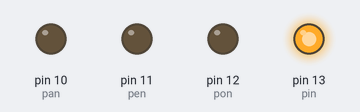
This sketch was run on a simulated Arduino Uno, built with avr-gcc and run on an emulated ATmega328P. Parts: output pins drawn as LEDs (lit = HIGH).

Above: at 0.2 s.
At 3.2 s:
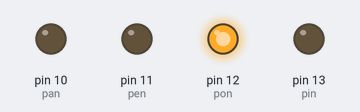
At 5.2 s:
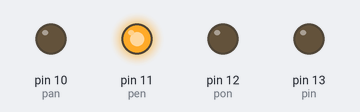
At 6.5 s:
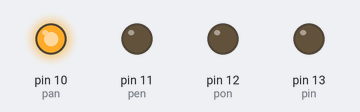
At 7.5 s:
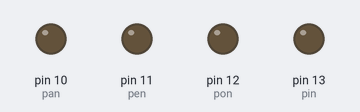
At 9.0 s:
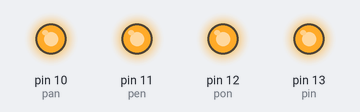
Timing chart, 0 to 13.0 s (numbered marks = the images above):
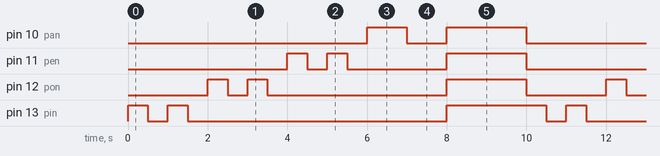

The sketch:

LED_AUDIT.ino
```cpp
const int pin = 13;
const int pon = 12;
const int pen = 11;
const int pan = 10;

void setup() {
  // put your setup code here, to run once:
pinMode(pin, OUTPUT);
pinMode(pon, OUTPUT);
pinMode(pen, OUTPUT);
pinMode(pan, OUTPUT);

}

void loop() {
  // put your main code here, to run repeatedly:
//digitalWrite(pin, LOW);
/*if (pin == HIGH {
  digitalWrite(pin, HIGH);
  delay(500);
}*/

//RELAY 1
digitalWrite(pin, LOW);
digitalWrite(pen, LOW);
digitalWrite(pon, LOW);
digitalWrite(pan, LOW);
/*
digitalWrite(pin, HIGH);
delay(500);
digitalWrite(pin, LOW);
delay(100);
// relay 2
digitalWrite(pon, HIGH);
delay(500);
digitalWrite(pon, LOW);
delay(100);
// relay 3
digitalWrite(pen, HIGH);
delay(500);
digitalWrite(pen, LOW);
delay(100);


// relay 1.
digitalWrite(pin, HIGH);
delay(400);
digitalWrite(pin, LOW);
delay(100);

// relay 2 .
digitalWrite(pon, HIGH);
delay(400);
digitalWrite(pon, LOW);
delay(100);

//relay 3
digitalWrite(pen, HIGH);
delay(400);
digitalWrite(pen, LOW);
delay(100);


// relay 1..
digitalWrite(pin, HIGH);
delay(300);
digitalWrite(pin, LOW);
delay(100);


// relay 2..
digitalWrite(pon, HIGH);
delay(300);
digitalWrite(pon, LOW);
delay(100);


// relay 3..
digitalWrite(pen, HIGH);
delay(300);
digitalWrite(pen, LOW);
delay(100);


// relay 1..
digitalWrite(pin, HIGH);
delay(200);
digitalWrite(pin, LOW);
delay(100);


// relay 2..
digitalWrite(pon, HIGH);
delay(200);
digitalWrite(pon, LOW);
delay(100);


// relay 3..
digitalWrite(pen, HIGH);
delay(200);
digitalWrite(pen, LOW);
delay(100);


// relay 1..
digitalWrite(pin, HIGH);
delay(150);
digitalWrite(pin, LOW);
delay(100);


// relay 2..
digitalWrite(pon, HIGH);
delay(100);
digitalWrite(pon, LOW);
delay(100);


// relay 3..
digitalWrite(pen, HIGH);
delay(100);
digitalWrite(pen, LOW);
delay(100);
*/


digitalWrite(pin, HIGH);
delay(500);
digitalWrite(pin, LOW);
delay(500);
digitalWrite(pin, HIGH);
delay(500);
digitalWrite(pin, LOW);
delay(500);


digitalWrite(pon, HIGH);
delay(500);
digitalWrite(pon, LOW);
delay(500);
digitalWrite(pon, HIGH);
delay(500);
digitalWrite(pon, LOW);
delay(500);


digitalWrite(pen, HIGH);
delay(500);
digitalWrite(pen, LOW);
delay(500);
digitalWrite(pen, HIGH);
delay(500);
digitalWrite(pen, LOW);
delay(500);


// relay 4
digitalWrite(pan, HIGH);
delay(1000);
digitalWrite(pan, LOW);
delay(1000);


digitalWrite(pin, HIGH);
digitalWrite(pen, HIGH);
digitalWrite(pon, HIGH);
digitalWrite(pan, HIGH);
delay(2000);


}
```

Measured:
- by itself, pin 10 (pan): repeats every 10.0 s: LOW 1.0 s, HIGH 2.0 s, LOW 6.0 s, HIGH 1.0 s
- by itself, pin 11 (pen): repeats every 10.0 s: LOW 0.50 s, HIGH 0.50 s, LOW 2.5 s, HIGH 2.0 s, LOW 4.0 s, HIGH 0.50 s
- by itself, pin 12 (pon): repeats every 10.0 s: LOW 0.50 s, HIGH 0.50 s, LOW 4.5 s, HIGH 2.0 s, LOW 2.0 s, HIGH 0.50 s
- by itself, pin 13 (pin): repeats every 10.0 s: LOW 0.50 s, HIGH 0.50 s, LOW 6.5 s, HIGH 2.5 s
